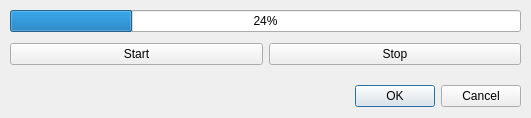
<?xml version="1.0" encoding="UTF-8"?>
<ui version="4.0">
 <class>Dialog</class>
 <widget class="QDialog" name="Dialog">
  <property name="geometry">
   <rect>
    <x>0</x>
    <y>0</y>
    <width>531</width>
    <height>118</height>
   </rect>
  </property>
  <property name="windowTitle">
   <string>Dialog</string>
  </property>
  <widget class="QDialogButtonBox" name="buttonBox">
   <property name="geometry">
    <rect>
     <x>180</x>
     <y>80</y>
     <width>341</width>
     <height>32</height>
    </rect>
   </property>
   <property name="orientation">
    <enum>Qt::Horizontal</enum>
   </property>
   <property name="standardButtons">
    <set>QDialogButtonBox::Cancel|QDialogButtonBox::Ok</set>
   </property>
  </widget>
  <widget class="QWidget" name="layoutWidget">
   <property name="geometry">
    <rect>
     <x>10</x>
     <y>10</y>
     <width>511</width>
     <height>61</height>
    </rect>
   </property>
   <layout class="QVBoxLayout" name="verticalLayout">
    <item>
     <widget class="QProgressBar" name="progressBar">
      <property name="value">
       <number>24</number>
      </property>
     </widget>
    </item>
    <item>
     <widget class="QSplitter" name="splitter">
      <property name="orientation">
       <enum>Qt::Horizontal</enum>
      </property>
      <widget class="QWidget" name="">
       <layout class="QGridLayout" name="gridLayout">
        <item row="0" column="0">
         <widget class="QPushButton" name="pushButton_start">
          <property name="text">
           <string>Start</string>
          </property>
         </widget>
        </item>
        <item row="0" column="1">
         <widget class="QPushButton" name="pushButton_stop">
          <property name="text">
           <string>Stop</string>
          </property>
         </widget>
        </item>
       </layout>
      </widget>
     </widget>
    </item>
   </layout>
  </widget>
 </widget>
 <resources/>
 <connections>
  <connection>
   <sender>buttonBox</sender>
   <signal>accepted()</signal>
   <receiver>Dialog</receiver>
   <slot>accept()</slot>
   <hints>
    <hint type="sourcelabel">
     <x>248</x>
     <y>254</y>
    </hint>
    <hint type="destinationlabel">
     <x>157</x>
     <y>274</y>
    </hint>
   </hints>
  </connection>
  <connection>
   <sender>buttonBox</sender>
   <signal>rejected()</signal>
   <receiver>Dialog</receiver>
   <slot>reject()</slot>
   <hints>
    <hint type="sourcelabel">
     <x>316</x>
     <y>260</y>
    </hint>
    <hint type="destinationlabel">
     <x>286</x>
     <y>274</y>
    </hint>
   </hints>
  </connection>
 </connections>
</ui>
